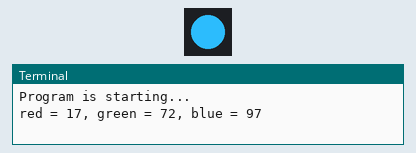
This program was run on a simulated Raspberry Pi (BCM pin numbers). Parts: 1 RGB LEDs in strip order, left to right, the last lines printed to the terminal. Dim RGB values are drawn brighter than linear; random numbers come from a fixed seed.

Above: at 0.1 s.
At 9.1 s:
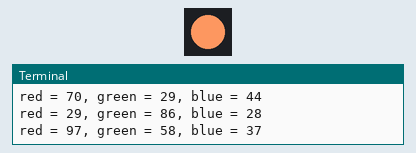
At 19.6 s:
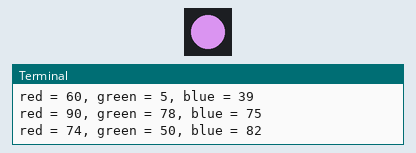
At 39.1 s:
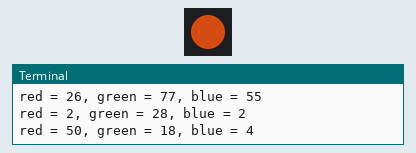
Timing chart, 0 to 40.0 s (numbered marks = the images above):
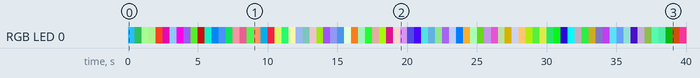

The program:

colorful_led.py
```python
'''
FILE NAME: colorful_led.py
DESCRIPTION: Changes the value of an RGB LED to a random color every 0.5 seconds. The RGB LED must be connected on a Raspberry Pi with the configuration described below for the pins (17, 18, 27).
USAGE: "python colorful_led.py"
'''

# Imports
from gpiozero import RGBLED
from time import sleep
from random import randint

# Red = GPIO17, Green = GPIO18, Blue = GPIO27, active_high = False because in the freenove kit, the provided RGB LED is a common anode (meaning we have three cathodes for RGB in 3 pins, and 1 pin that these cathodes share which is an anode ("+"))
# If the physical RGBLED you have is a common cathode LED, set "active_high" to True
led = RGBLED(red = 17, green = 18, blue = 27, active_high = False)

def set_led_random_color():
    '''
    Change the 3 RGB values to a random number between 0 and 1.
    '''

    # Generate a random number between 0 and 100 for red, green, and blue.
    red_val = randint(0, 100)
    green_val = randint(0, 100)
    blue_val = randint(0, 100)

    # Set the LED's RGB values to the value above divided by 100. This needs to be divided by 100 because the RGBLED class from GPIOZero ONLY accepts values between 0 and 1 (like 0.56 or something).
    led.red = red_val / 100
    led.green = green_val / 100
    led.blue = blue_val / 100

    print(f'red = {red_val}, green = {green_val}, blue = {blue_val}')

def change_to_random_color_loop():
    '''
    Change the RGB value to a random color every 0.5 seconds infinitely.
    '''
    while True:
        set_led_random_color()
        sleep(0.5)

def destroy():
    '''
    Cleanup after the program is done using RGB LED.
    '''
    led.close()

is_running_as_main_program = (__name__ == '__main__')

if is_running_as_main_program:
    print('Program is starting...')

    try:
        change_to_random_color_loop()
    except KeyboardInterrupt:
        destroy()
        print('Ending program!')
```

Measured:
- by itself, RGB LED 0: off → RGB(43, 184, 247) at 0.00 s, → RGB(20, 82, 38) 0.50 s later, → RGB(161, 247, 145) 0.50 s later, → RGB(153, 212, 122) 0.50 s later, … (80 changes in this stretch)
